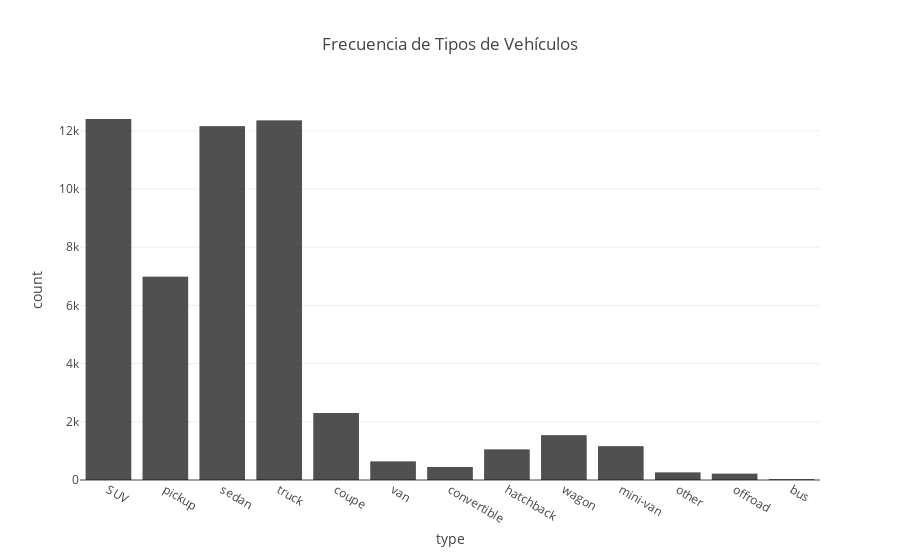

Write notebook code for a chart like this one.
### Code cell
# Esta sección del código genera un gráfico de barras
# para mostrar la frecuencia (conteo) de cada tipo de vehículo
# presente en la columna 'type' del dataset. Esto nos da
# una idea de la distribución de las diferentes categorías de vehículos.

fig_bar = px.bar(car_data, x='type', title='Frecuencia de Tipos de Vehículos')
fig_bar.show()

### Figure 1 — Plotly figure (JSON) as saved in the notebook; plotly's stock layout.template omitted (floating-point values rounded to 4 significant figures; data arrays with more than 128 entries replaced by an {"elided": "..."} marker saying what was removed)
{"data": [{"hovertemplate": "type=%{x}<br>count=%{y}<extra></extra>", "legendgroup": "", "marker": {"color": "#000001", "pattern": {"shape": ""}}, "name": "", "orientation": "v", "showlegend": false, "textposition": "auto", "type": "bar", "x": {"elided": "51525 str values"}, "xaxis": "x", "y": {"elided": "51525 int values"}, "yaxis": "y"}], "layout": {"barmode": "relative", "legend": {"tracegroupgap": 0}, "title": {"text": "Frecuencia de Tipos de Vehículos"}, "xaxis": {"anchor": "y", "domain": [0, 1], "title": {"text": "type"}}, "yaxis": {"anchor": "x", "domain": [0, 1], "title": {"text": "count"}}}}
